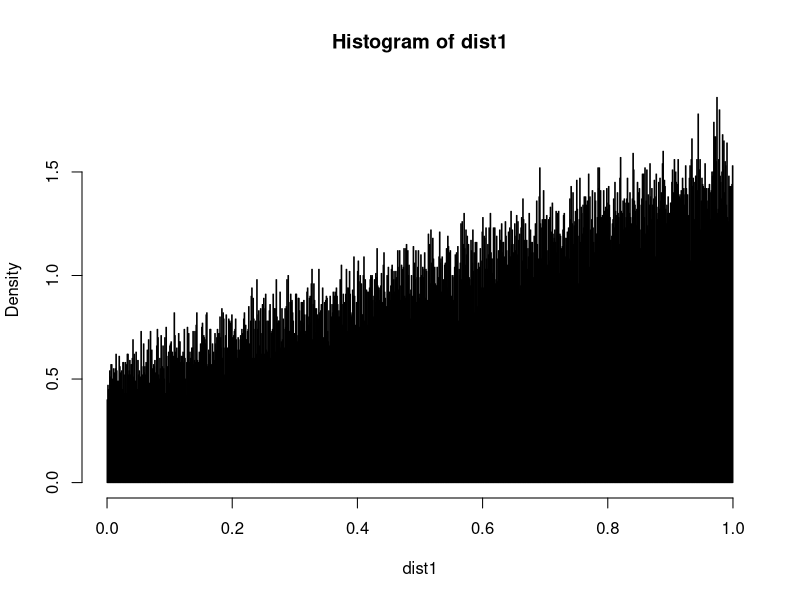
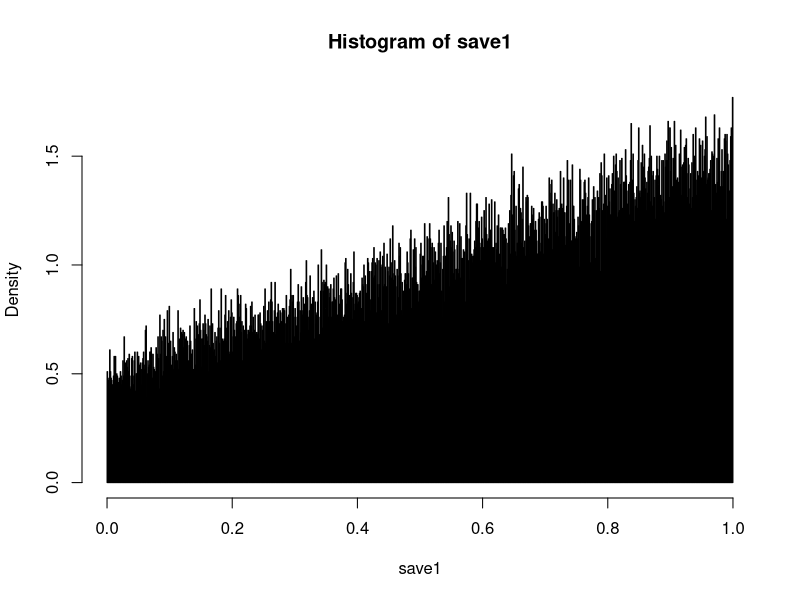
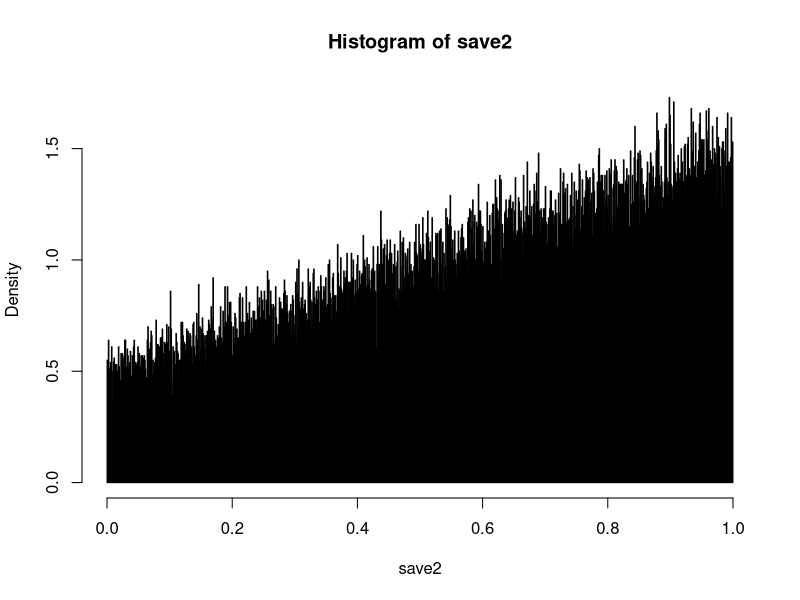
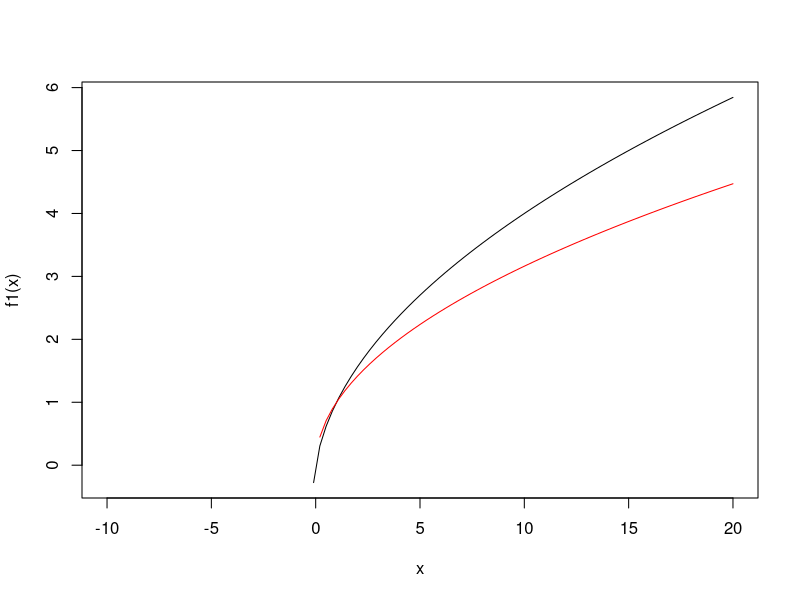

Write R code to recreate these figures, in order. (Note: this script raises an error after producing the figures.)
## ---- chunk 1
knitr::opts_chunk$set(echo = TRUE)
## ---- chunk 2
f1<-function(x) (0.5*(-1+sqrt(8*x+1)))
U<-runif(100000,0,1)
dist1<-f1(U)
hist(dist1,probability = T,breaks = 1000)
## ---- chunk 3
save1=as.numeric()
for (i in 1 :100000000){
  U1<-runif(1,0,1)
  U2<-runif(1,0,1)
  Y1=(1/3)+(2/3)*U1
  if (U2<=Y1) {save1[i]=U1}
  save1<-save1[!is.na(save1)]
  if (length(save1)==100000) {break}
}
hist(save1,probability = T,breaks = 1000)
## ---- chunk 4
f2<-function(x) (sqrt(x))
f3<-function(x) (x)
save2=as.numeric()

for(i in 1:100000){
 U3<-runif(1,0,1)
 U4<-runif(1,0,1)
  if (U3<0.5) save2[i]=f2(U4)
  else save2[i]=f3(U4)
}
hist(save2,probability = T,breaks = 1000)
## ---- chunk 5
fun1 <- function(x) exp(-0.01*x)
fun2 <- function(x) exp(-x)+2*exp(-2*x)-3*exp(-3*x)
curve(f1, from = -10, to = 20)
curve(f2, from = -10, to = 20 ,add=T,col='red')
## ---- chunk 6
save5=as.numeric()
for (i in 1:n){
  U9<-runif(1)
  U10<-runif(1)
  if (U9<=fun2(U10)/fun1(U10)) {save5[i]=U10}
  save5<-save5[!is.na(save5)]
  if (length(save5)==100000) {break}
}
hist(save5,probability = T,breaks = 1000)
curve(fun2,add=T,col='red')
## ---- chunk 7
f4<-function(x) (x)
f5<-function(x) (x^(1/4))
f6<-function(x) (x^(1/5))
save3=as.numeric()

for(i in 1:100000){
 U5<-runif(1,0,1)
 U6<-runif(1,0,1)
  if (U6<0.25) save3[i]=f4(U5)
  else if (U6<0.5) save3[i]=f5(U5)
  else save3[i]=f6(U5)
 }
hist(save3,probability = T,breaks = 1000)
## ---- chunk 8
f7=function(x) {(1/4)+2*x^(3)+(5/4)*x^(4)}
c=(7/2)
save4=as.numeric()
for (i in 1 :1000000){
  U7<-runif(1,0,1)
  U8<-runif(1,0,1)
  if (U8<=f7(U7)/c) {save4[i]=U7}
  save4<-save4[!is.na(save4)]
  if (length(save4)==10000) {break}
}
hist(save4,probability = T,breaks = 1000)
